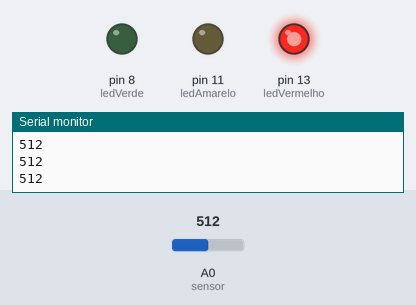
The sketch below on a simulated Arduino Uno, built with avr-gcc and run on an emulated ATmega328P. Shown: output pins drawn as LEDs (lit = HIGH), the last lines printed to the serial monitor. The test bench sets the inputs (shaded band); at power-on: A0 (sensor) = 512.

Above: at 1.2 s.
1.3 s: A0 (sensor) set to 540
2.8 s: A0 (sensor) set to 567
At 4.0 s:
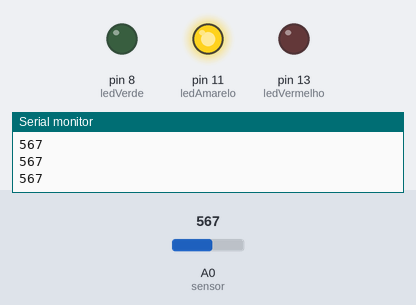
4.3 s: A0 (sensor) set to 634
5.8 s: A0 (sensor) set to 655
At 7.0 s:
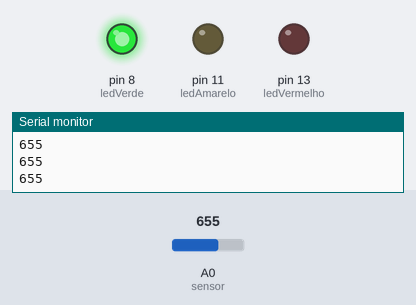
7.3 s: A0 (sensor) set to 630
At 8.5 s:
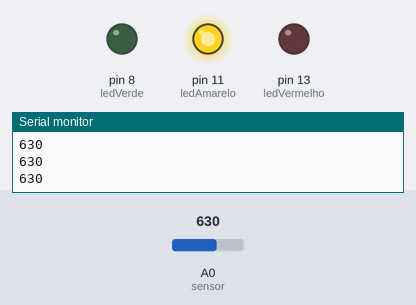
8.8 s: A0 (sensor) set to 650
At 9.5 s:
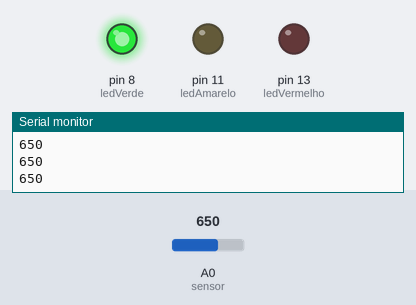
Timing chart, 0 to 11.3 s (numbered marks = the images above; inputs shaded):
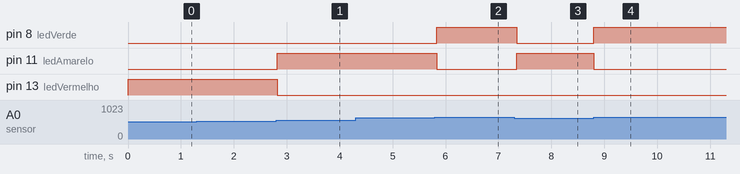

Measured:
- the behaviour switches between 549 and 550 on A0 (sensor) (found by bisection; images 0 and 1)
- the behaviour switches between 640 and 641 on A0 (sensor) (found by bisection; images 1 and 2)
- after the input at 2.8 s, pin 11 (ledAmarelo): LOW → HIGH at once; pin 13 (ledVermelho): HIGH → LOW at once
- after the input at 5.8 s, pin 8 (ledVerde): LOW → HIGH at once; pin 11 (ledAmarelo): HIGH → LOW at once
- after the input at 7.3 s, pin 8 (ledVerde): HIGH → LOW after 0.05 s; pin 11 (ledAmarelo): LOW → HIGH after 0.05 s
- after the input at 8.8 s, pin 8 (ledVerde): LOW → HIGH at once; pin 11 (ledAmarelo): HIGH → LOW at once

The sketch:

LDR___LEDS_Inducador.ino
```cpp
//LDR e LEDs
//Autor : Robson Brasil
//Versão : 2
//Última Modificação : 01/01/2020

int sensor = 0;      //Pino analógico em que o sensor está conectado.
int valorSensor = 0; //Usada para ler o valor do sensor em tempo real.

const int ledVerde = 8;
const int ledAmarelo = 11;
const int ledVermelho = 13;

//Função setup, executado uma vez ao ligar o Arduino.
void setup(){
  //Ativando o serial monitor que exibirá os valores lidos no sensor.
  Serial.begin(9600);

  //Definindo pinos digitais dos leds como de saída.
  pinMode(ledVerde,OUTPUT);
  pinMode(ledAmarelo,OUTPUT);
  pinMode(ledVermelho,OUTPUT);
}

//Função loop, executado enquanto o Arduino estiver ligado.
void loop(){

  //Lendo o valor do sensor.
  int valorSensor = analogRead(sensor);


  //Valores da luminosidade podem ser alterados conforme necessidade.

  //Luminosidade baixa.
  if (valorSensor < 800) {
    apagaLeds();
    digitalWrite(ledVermelho,HIGH);
  }

  //Luminosidade média.
  if (valorSensor >= 550 && valorSensor <= 800) {
    apagaLeds();
    digitalWrite(ledAmarelo,HIGH);
  }

  //Luminosidade alta.
  if (valorSensor > 640) {
    apagaLeds();
    digitalWrite(ledVerde,HIGH);
  }

  //Exibindo o valor do sensor no serial monitor.
  Serial.println(valorSensor);

  delay(50);
}

//Função criada para apagar todos os leds de uma vez.
void apagaLeds() {
  digitalWrite(ledVerde,LOW);
  digitalWrite(ledAmarelo,LOW);
  digitalWrite(ledVermelho,LOW);
}
```
